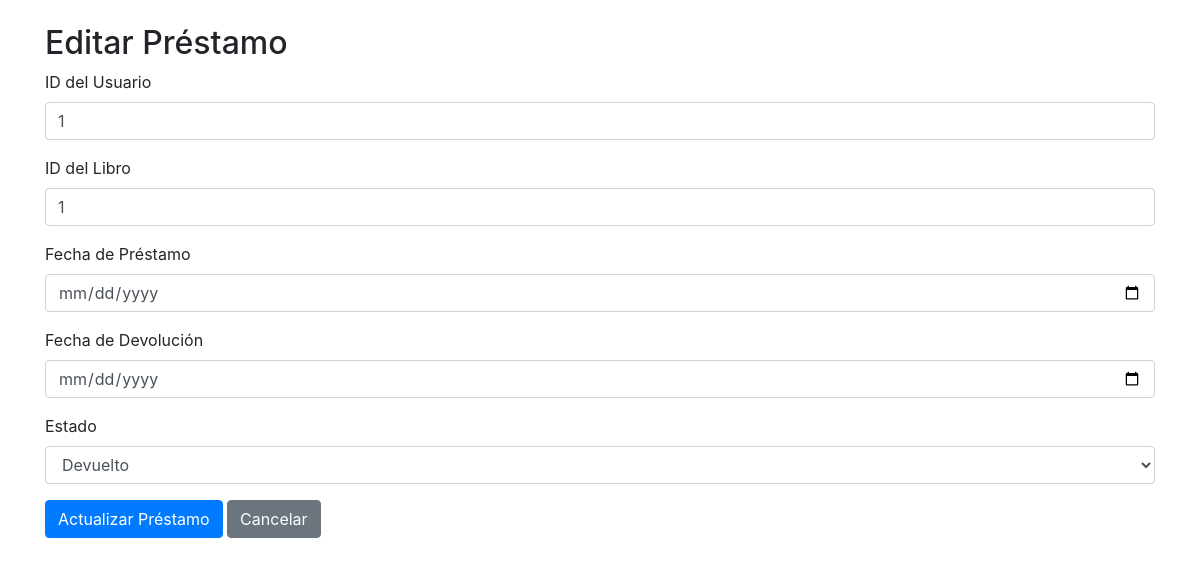
Page /prestamos/editar.php?id=1 on the committed database.
### tables this page shows
CREATE TABLE `prestamos` (
  `prestamo_id` int(11) NOT NULL,
  `usuario_id` int(11) DEFAULT NULL,
  `libro_id` int(11) DEFAULT NULL,
  `fecha_prestamo` datetime DEFAULT current_timestamp(),
  `fecha_devolucion` datetime DEFAULT NULL,
  `estado` varchar(50) NOT NULL CHECK (`estado` in ('activo','vencido','devuelto'))
);

### prestamos/editar.php (the view, shortened to what this page needs)
<?php
include($_SERVER['DOCUMENT_ROOT'] . '/mibiblioteca/include/db.php');
$id = $_GET['id'] ?? null;
if ($id) {
    $stmt = $pdo->prepare("SELECT * FROM Prestamos WHERE prestamo_id = ?");
    $stmt->execute([$id]);
    $prestamo = $stmt->fetch(PDO::FETCH_ASSOC);
} else {
    die("ID de préstamo no proporcionado.");
}
?>
<!DOCTYPE html>
<html lang="es">
<head>
    <link href="https://stackpath.bootstrapcdn.com/bootstrap/4.5.2/css/bootstrap.min.css" rel="stylesheet">
</head>
<body>
    <div class="container mt-4">
        <h2>Editar Préstamo</h2>
        <form method="POST">
            <div class="form-group">
                <label for="usuario_id">ID del Usuario</label>
                <input type="number" class="form-control" id="usuario_id" name="usuario_id" value="<?php echo htmlspecialchars($prestamo['usuario_id']); ?>" required>
            </div>
            <div class="form-group">
                <label for="libro_id">ID del Libro</label>
                <input type="number" class="form-control" id="libro_id" name="libro_id" value="<?php echo htmlspecialchars($prestamo['libro_id']); ?>" required>
            </div>
            <div class="form-group">
                <label for="fecha_prestamo">Fecha de Préstamo</label>
                <input type="date" class="form-control" id="fecha_prestamo" name="fecha_prestamo" value="<?php echo htmlspecialchars($prestamo['fecha_prestamo']); ?>" required>
            </div>
            <div class="form-group">
                <label for="fecha_devolucion">Fecha de Devolución</label>
                <input type="date" class="form-control" id="fecha_devolucion" name="fecha_devolucion" value="<?php echo htmlspecialchars($prestamo['fecha_devolucion']); ?>" required>
            </div>
            <div class="form-group">
                <label for="estado">Estado</label>
                <select class="form-control" id="estado" name="estado" required>
                    <option value="Devuelto" <?php echo $prestamo['estado'] == 'Devuelto' ? 'selected' : ''; ?>>Devuelto</option>
                </select>
            </div>
            <button type="submit" class="btn btn-primary">Actualizar Préstamo</button>
            <a href="../prestamos.php" class="btn btn-secondary">Cancelar</a>
        </form>
    </div>
</body>
</html>

### rows in the picture
prestamos: usuario_id "1", libro_id "1", estado "Devuelto"
